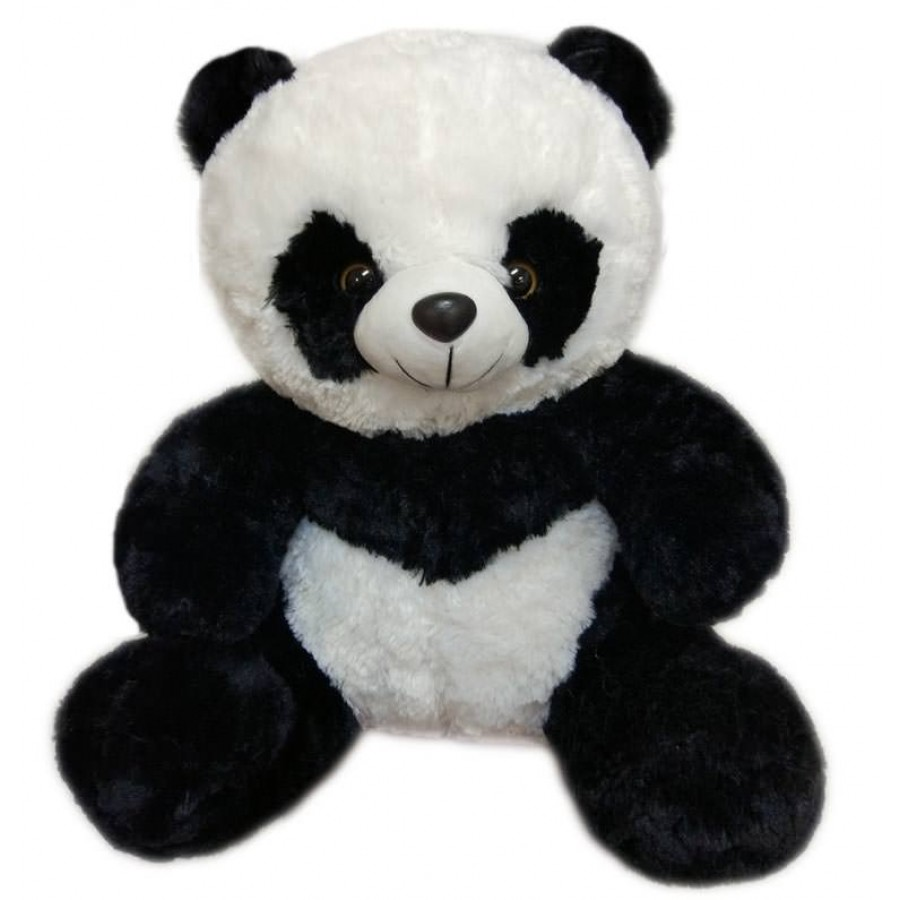
//> input picture cursach/Пример/8.jpg, 900 x 900 px
$ ./DisplayImage 'Пример/8.jpg' 100 100   (built with g++ and OpenCV 4)
//> lines starting //> are read from the running program, lines starting //| are printed output that depends on the picture
#include <opencv2/opencv.hpp>
#include <iostream>

using namespace cv;
using namespace std;

void binar(Mat image);
Mat poleWithPlaceForCount(Mat& image2);
void drewPoleLines(Mat& last, Mat& imagePicture, int masshtab, int lineBright, int darkLineBright);
void Reducing(Mat& image);
void CreatePoles(Mat& image_small, Mat& image_masshtab, Mat& image_with_poles, const int masshtab);
bool ReadValues(Mat& image, int argc, bool& IsUtilita, string& name_, char* argv[], int& width, int& width_, int& height_, int& height, int maxValue, int minValue);
int readPositive();

int main(int argc, char* argv[])
{
  bool IsUtilita{ false };
  bool check{ false };
  const int darkLineBright{ 150 };
  const int lineBright{ 200 };
  const int masshtab{ 25 };
  int width{ 0 };
  int height{ 0 };
  int width_{ 0 };
  int height_{ 0 };
  string path{ "" };
  const int maxValue{ 80 };
  const int minValue{ 10 };
  string name_{ "" };
  Mat image;

  check = ReadValues(image, argc, IsUtilita, name_, argv, width, width_, height_, height, maxValue, minValue);
  if (check)
  {
    return -1;
  }
  String windowName2 = "resize";
  String windowName3 = "first";
  String windowName4 = "last";
  String windowName5 = "Pole";
  binar(image);
  cv::resize(image, image, { width , height });//масштабирование картинки к размерам weight*hight
  binar(image);//бинаризация картинки(приведение пикселей либо к черному цвету либо к белому, без интенсивности)
  Mat image2;
  cv::resize(image, image2, { width * masshtab, height * masshtab }, 0.0, 0.0, INTER_NEAREST);//масштабирование картинки в более читаемые размеры
  binar(image2);
  Mat last = poleWithPlaceForCount(image2);//добавление к изображению слева и сверху поля для чисел
  CreatePoles(image, image2, last, masshtab);//запись чисел в поля кроссворда
  drewPoleLines(last, image2, masshtab, lineBright, darkLineBright);//вырисовование линий для кроссворда
  if (!IsUtilita)
  {
    cv::namedWindow(windowName4, WINDOW_AUTOSIZE);
    cv::imshow(windowName4, last);
  }
  string filename = name_;
  filename.insert(filename.find_last_of('\\') + 1, "pole_");
  //cv::imwrite("pole_" + name_, last);
  cv::imwrite(filename, last);
  cv::Rect roi(cv::Rect(last.cols - image2.cols, last.rows - image2.rows, image2.cols, image2.rows));
  cv::Mat targetROI = last(roi);
  image2.copyTo(targetROI);
  drewPoleLines(last, image2, masshtab, lineBright, darkLineBright);
  filename = name_;
  filename.insert(filename.find_last_of('\\') + 1, "result_");
  cv::imwrite(filename, last);
  if (!IsUtilita)
  {
    cv::namedWindow(windowName5, WINDOW_AUTOSIZE);
    cv::imshow(windowName5, last);
    waitKey(0);
  }
  cout << "done" << endl;
  return 0;
}


// [86 lines left out: functions binar, poleWithPlaceForCount, drewPoleLines, not called in this run]


void Reducing(Mat& image)
{
  int weight_ = image.size[1];
//> weight_ = 900
  int hight_ = image.size[0];
//> hight_ = 900

  int * reduce = new int[4]; //l_x r_x top_y bot_y
  bool * check = new bool[4];
  for (int i = 0; i < 4; i++) { check[i] = true; reduce[i] = 0; }
  reduce[0] = weight_;

  for (int i = 0; i < image.rows; i++)
  {

    for (int j = 0; j < image.cols; j++)
    {
      if (image.at<uchar>(i, j) != 255)
      {
        check[2] = false;
        check[3] = false;
        if (reduce[0] > j) reduce[0] = j;
        if (reduce[1] < j)reduce[1] = j;
      }
    }
    if (check[2]) reduce[2]++;
    if (check[3])
    {
      reduce[3]++;
    }
    else
    {
      reduce[3] = 0;
      check[3] = true;
    }
  }
  reduce[1] = weight_ - reduce[1] - 1;
  reduce[0] += 1;
  if (reduce[0] == weight_ + 1) reduce[0] = 0;

  Rect r(reduce[0], reduce[2], weight_ - reduce[0] - reduce[1], hight_ - reduce[2] - reduce[3]);
//> r = Rect(20, 0, 862, 900)
  image = Mat(image, r).clone();
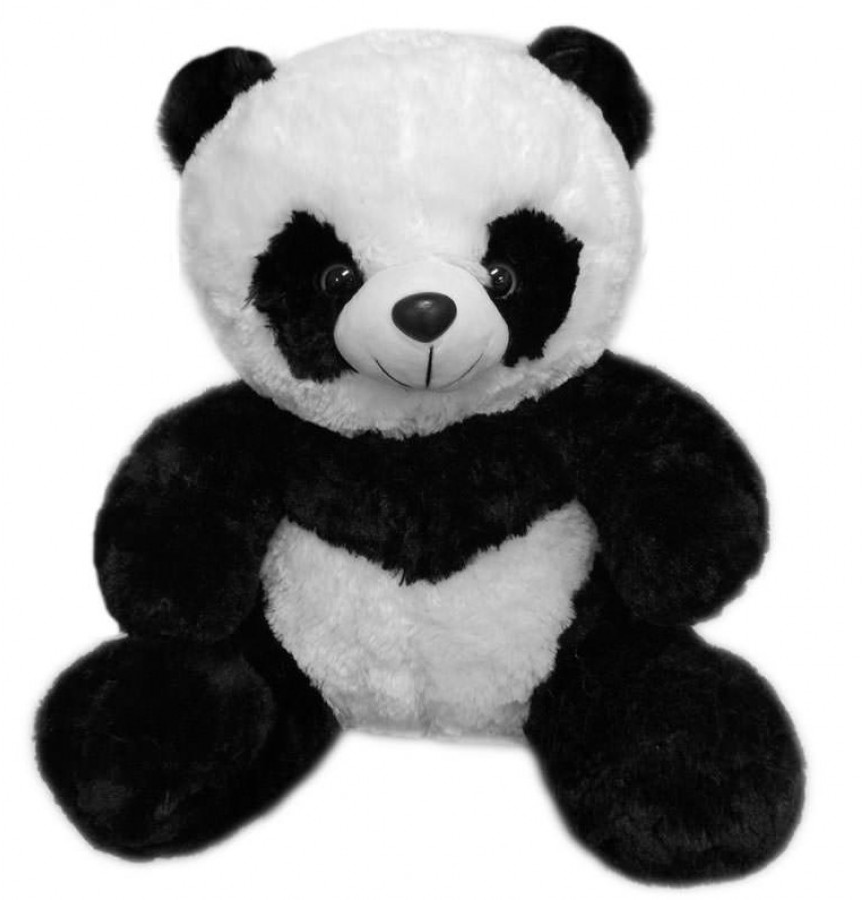
//> image: 900 rows x 862 cols, CV_8UC1; min 0, max 255, mean 156.8
}


bool ReadValues(Mat& image, int argc, bool& IsUtilita, string& name_, char* argv[], int& width, int& width_, int& height_, int& height, int maxValue, int minValue )
{
  if (argc > 1)
  {
    IsUtilita = true;
  }
  if (IsUtilita && (argc < 4))
  {
    cout << "Not enough arguments!" << endl;

    cout << "Usege" << endl << "Crossvord [adress picture] [width] [hight]";
    return true;
  }

  if (IsUtilita)
  {
    name_ = argv[1];
    image = imread(name_, IMREAD_GRAYSCALE);
  }
  else
  {
    std::cout << "Get name of picture" << endl;
    std::cin >> name_;
    image = imread(name_, IMREAD_GRAYSCALE);

  }
  while (image.empty())
  {
    std::cout << "Could not open or find the image" << endl;
    if (IsUtilita)
    {
      return true;
    }
    std::cout << "Try again. Get name of picture" << endl;
    std::cin >> name_;
    image = imread(name_, IMREAD_GRAYSCALE);
  }

  Reducing(image);

  width_ = image.size[1];
//> width_ = 862
  height_ = image.size[0];
//> height_ = 900
  if (!IsUtilita)
  {
    std::cout << "Number of lines: " << width_ << endl;
    std::cout << "Number of columns: " << height_ << endl;
  }

  if (IsUtilita)
  {
    width = atoi(argv[2]);
    height = atoi(argv[3]);
  }
  else
  {
    std::cout << "Get weight" << endl;
    width = readPositive();
  }

  while ((width > maxValue) || (width < minValue))
  {
    std::cout << "Uncorrect value. Try again." << endl;
    if (IsUtilita)
    {
      return true;
    }
    width = readPositive();
  }
//> in main, `check = ReadValues(image, argc, IsUtilita, name_, argv, width, width_,..`: check = true; name_ = "Пример/8.jpg"; width = 100; width_ = 862; height_ = 900; height = 100
//> (the run ends here: the program exits with an error code, at `return -1;`)
